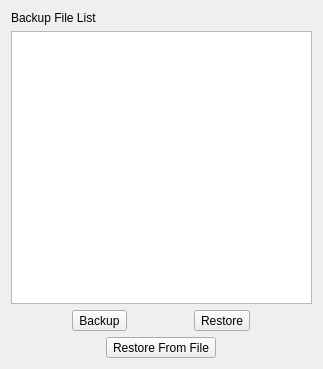
<?xml version="1.0" encoding="UTF-8"?>
<ui version="4.0">
 <class>BakFileList</class>
 <widget class="QDialog" name="BakFileList">
  <property name="geometry">
   <rect>
    <x>0</x>
    <y>0</y>
    <width>323</width>
    <height>369</height>
   </rect>
  </property>
  <property name="windowTitle">
   <string>Dialog</string>
  </property>
  <layout class="QVBoxLayout" name="verticalLayout">
   <item>
    <widget class="QLabel" name="label">
     <property name="text">
      <string>Backup File List</string>
     </property>
    </widget>
   </item>
   <item>
    <widget class="QListWidget" name="listBakFile"/>
   </item>
   <item>
    <layout class="QHBoxLayout" name="horizontalLayout">
     <item>
      <widget class="QToolButton" name="btnBackup">
       <property name="text">
        <string>Backup</string>
       </property>
      </widget>
     </item>
     <item>
      <widget class="QToolButton" name="btnRestore">
       <property name="text">
        <string>Restore</string>
       </property>
      </widget>
     </item>
    </layout>
   </item>
   <item>
    <layout class="QHBoxLayout" name="horizontalLayout_2">
     <item>
      <widget class="QToolButton" name="btnFromFile">
       <property name="text">
        <string>Restore From File</string>
       </property>
      </widget>
     </item>
    </layout>
   </item>
  </layout>
 </widget>
 <resources/>
 <connections/>
</ui>
